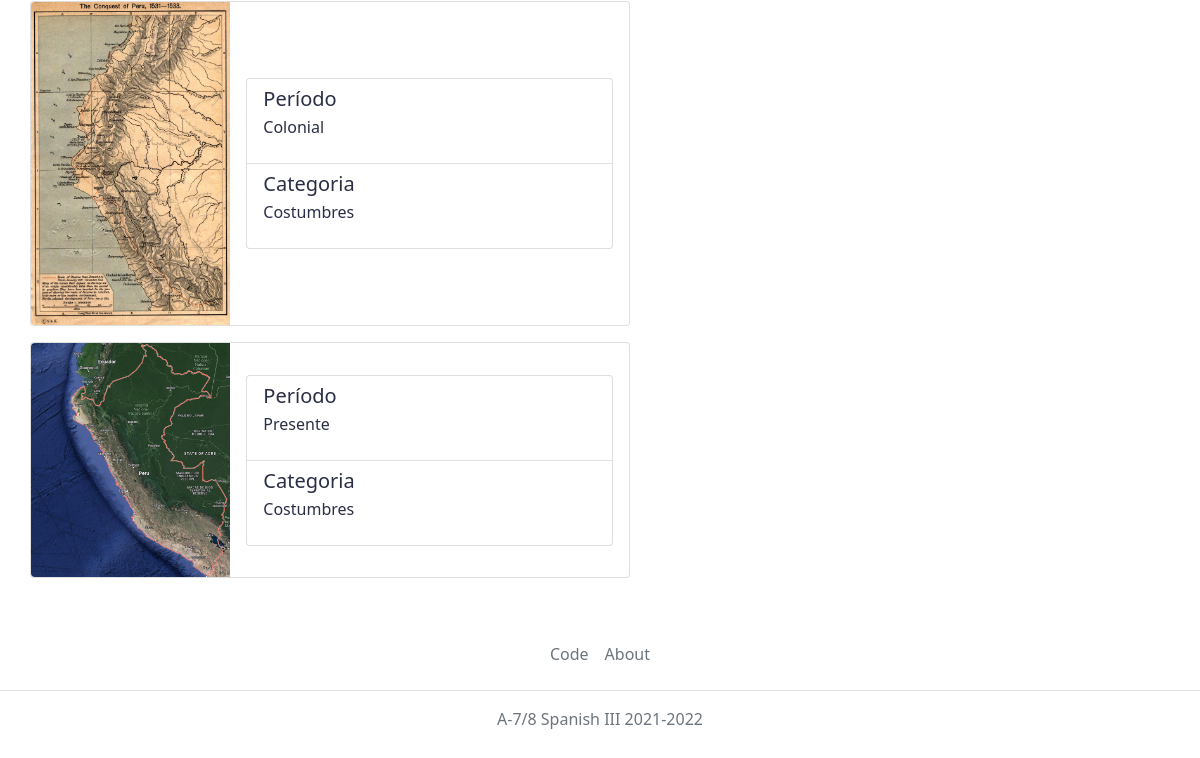
The app's page /core/page_list/ (lower part), older data.
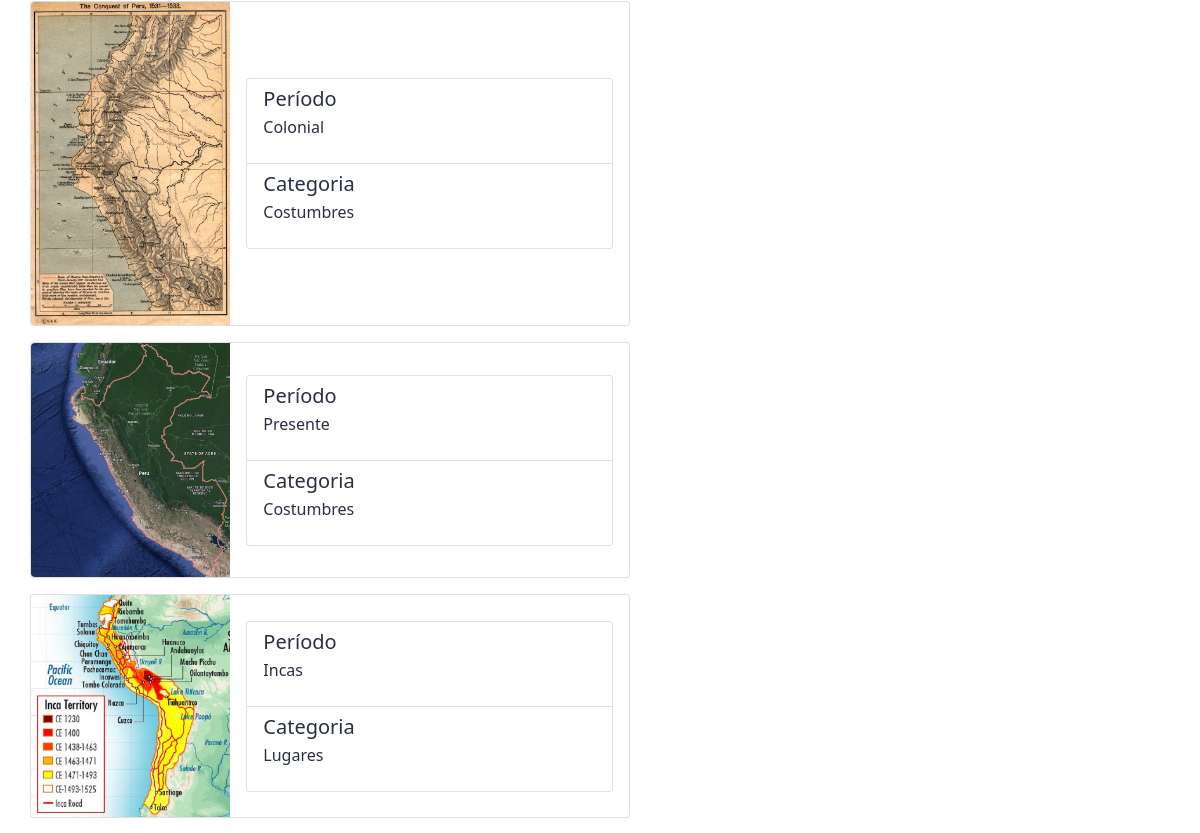
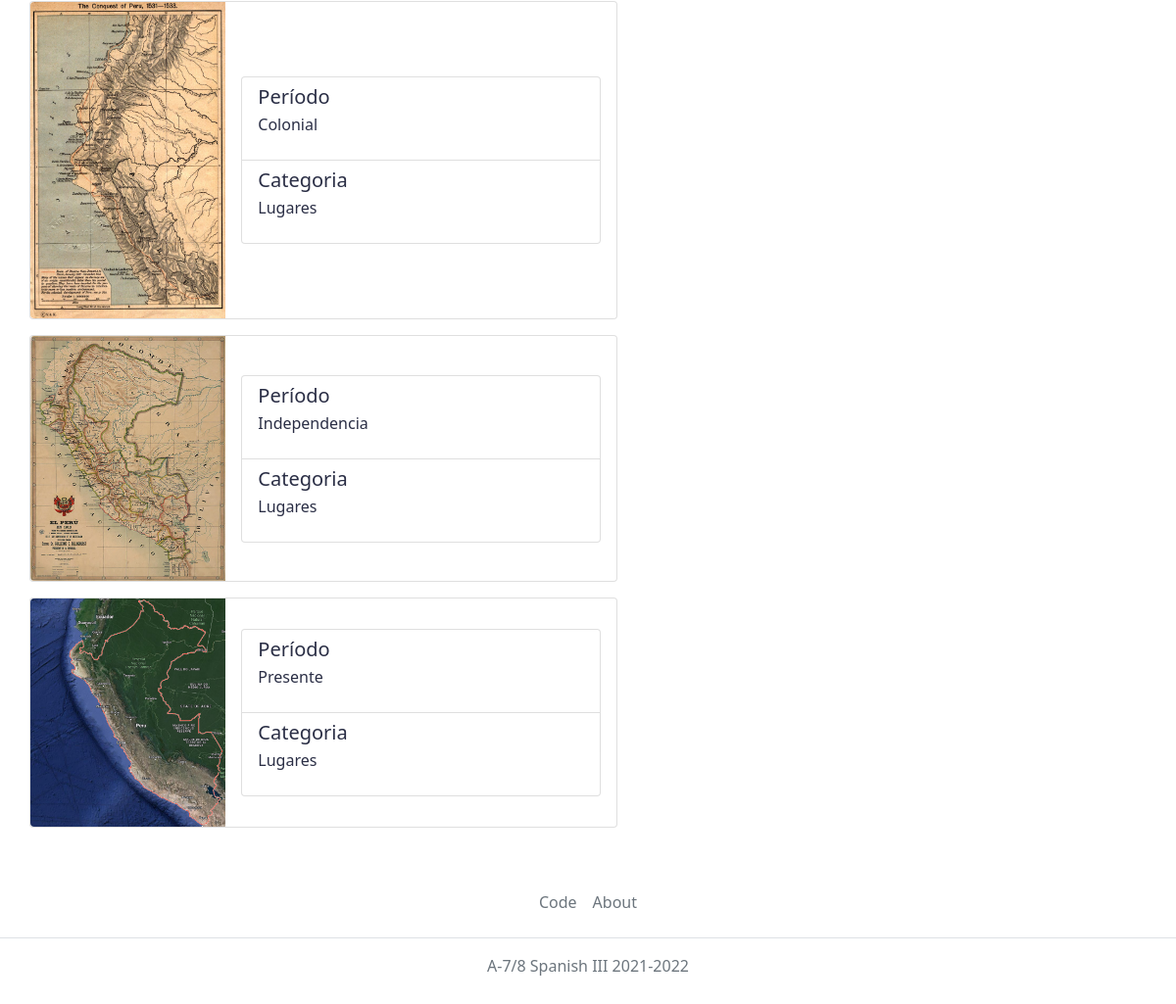
The same page, newer data (2 pictures, top to bottom).
### core/models/page.py (models this page shows, shortened)
class Page(Model):
    map = ImageField(upload_to='section_pics')
    periods = ['Incas', 'Colonial', 'Monarquía del Perú', 'Independencia', 'Presente']
    tuple_periods = [(c, c) for c in periods]
    period = CharField(max_length=64, choices=tuple_periods)
    categories = ['Historia', 'Costumbres', 'Lugares']
    tuple_categories = [(c, c) for c in categories]
    category = CharField(max_length=64, choices=tuple_categories)

### core/views/page.py (the view, shortened to what this page needs)
# urls.py: path('page_list/', views.PageListView.as_view(), name='page_list'),
class PageListView(ListView):
    model = Page
    template_name = 'core/page/list.html'
    def get(self, request: HttpResponse,
        *args: (Any),
        **kwargs: Dict[str, Any]) -> HttpResponse:
        queryset = self.get_queryset()
        if queryset and len(queryset) == 1:
            messages.warning(request,
                'This is the only page that matches your search.')
            page = queryset.first()
            return HttpResponseRedirect(reverse('core:exploración') + f"?period={page.period}&category={page.category}")
        return super().get(request, *args, **kwargs)
    def get_queryset(self) -> QuerySet:
        search_querysets = []
        if len(search_querysets) == 0:
            return self.model.objects.all();
        queryset = self.combine(search_querysets)
        return queryset

### core/templates/core/page/list.html
{% extends 'core/base/base.html' %}
{% load my_filters %}
{% load my_tags %}
{% load static %}
{% block base_body %}
<div class="row">
{% if page_list %}
{% for page in page_list %}
<div class="h-100 card mb-3 me-3 p-0" style="max-width: 600px;">
    <div class="row g-0">
        <div class="col-md-4">
        <a href="{%url 'core:exploración' %}?period={{ page.period }}&category={{ page.category }}">
            <img data-toggle="tooltip" title="Presiona el mapa" src="{{ page.map.url }}" class="img-fluid rounded-start" alt="...">
        </a>
        </div>
        <div class="col-md-8 my-auto">
            <div class="card-body">
                <ul class="list-group">
                    <a class="list-group-item" aria-current="true">
                        <div class="d-flex w-100 justify-content-between">
                            <h5 class="mb-1">Período</h5>
                        </div>
                        <p>{{ page.period }}</p>
                    </a>
                    <a class="list-group-item" aria-current="true">
                        <div class="d-flex w-100 justify-content-between">
                            <h5 class="mb-1">Categoria</h5>
                        </div>
                        <p>{{ page.category }}</p>
                    </a>
                </ul>
            </div>
        </div>
    </div>
</div>
{% endfor %}
{% endif %}
</div>
{% endblock base_body %}

### core/templates/core/base/base.html (shortened to what this page needs)
<!DOCTYPE html>
<html lang="en" class='h-100'>
{% load static %}
<head>
    <link rel="stylesheet" type="text/css" href="{% static 'core/css/bootstrap.css' %}"/>
    <link rel="stylesheet" type="text/css" href="{% static 'core/css/starability-basic.css' %}"/>
    <link rel="stylesheet" type="text/css" href="{% static 'core/css/main.css' %}"/>
</head>
<body class="d-flex flex-column h-100">
    <div class="container py-4 mt-5">
        {% block base_body %}
        {% endblock base_body %}
    </div>
    <footer class="footer mt-auto py-3">
        <span class="text-muted">
            <ul class="nav justify-content-center border-bottom pb-3 mb-3">
                <li class="nav-item"><a href="{% url 'index' %}" class="nav-link px-2 text-muted">Code</a></li>
                <li class="nav-item"><a href="{% url 'index' %}" class="nav-link px-2 text-muted">About</a></li>
            </ul>
            <p class="text-center text-muted">A-7/8 Spanish III 2021-2022</p>
        </span>
    </footer>
</body>
</html>

Row changes from the older to the newer data that the page shows:
added Page: map (picture), period "Incas", category "Lugares"
added Page: map (picture), period "Colonial", category "Lugares"
added Page: map (picture), period "Independencia", category "Lugares"
added Page: map (picture), period "Presente", category "Lugares"
